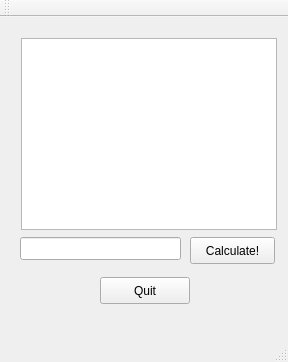
<?xml version="1.0" encoding="UTF-8"?>
<ui version="4.0">
 <class>MainWindow</class>
 <widget class="QMainWindow" name="MainWindow">
  <property name="geometry">
   <rect>
    <x>0</x>
    <y>0</y>
    <width>288</width>
    <height>362</height>
   </rect>
  </property>
  <property name="windowTitle">
   <string>MainWindow</string>
  </property>
  <widget class="QWidget" name="centralWidget">
   <widget class="QLineEdit" name="lineEdit">
    <property name="geometry">
     <rect>
      <x>20</x>
      <y>220</y>
      <width>161</width>
      <height>23</height>
     </rect>
    </property>
   </widget>
   <widget class="QPushButton" name="pushButton_calc">
    <property name="geometry">
     <rect>
      <x>190</x>
      <y>220</y>
      <width>85</width>
      <height>27</height>
     </rect>
    </property>
    <property name="text">
     <string>Calculate!</string>
    </property>
   </widget>
   <widget class="QTextBrowser" name="textBrowser">
    <property name="geometry">
     <rect>
      <x>21</x>
      <y>21</y>
      <width>256</width>
      <height>192</height>
     </rect>
    </property>
   </widget>
   <widget class="QPushButton" name="pushButton_quit">
    <property name="geometry">
     <rect>
      <x>100</x>
      <y>260</y>
      <width>90</width>
      <height>27</height>
     </rect>
    </property>
    <property name="text">
     <string>Quit</string>
    </property>
   </widget>
  </widget>
  <widget class="QMenuBar" name="menuBar">
   <property name="geometry">
    <rect>
     <x>0</x>
     <y>0</y>
     <width>288</width>
     <height>25</height>
    </rect>
   </property>
  </widget>
  <widget class="QToolBar" name="mainToolBar">
   <attribute name="toolBarArea">
    <enum>TopToolBarArea</enum>
   </attribute>
   <attribute name="toolBarBreak">
    <bool>false</bool>
   </attribute>
  </widget>
  <widget class="QStatusBar" name="statusBar"/>
 </widget>
 <layoutdefault spacing="6" margin="11"/>
 <resources/>
 <connections>
  <connection>
   <sender>pushButton_quit</sender>
   <signal>clicked()</signal>
   <receiver>MainWindow</receiver>
   <slot>close()</slot>
   <hints>
    <hint type="sourcelabel">
     <x>224</x>
     <y>271</y>
    </hint>
    <hint type="destinationlabel">
     <x>143</x>
     <y>180</y>
    </hint>
   </hints>
  </connection>
 </connections>
</ui>
